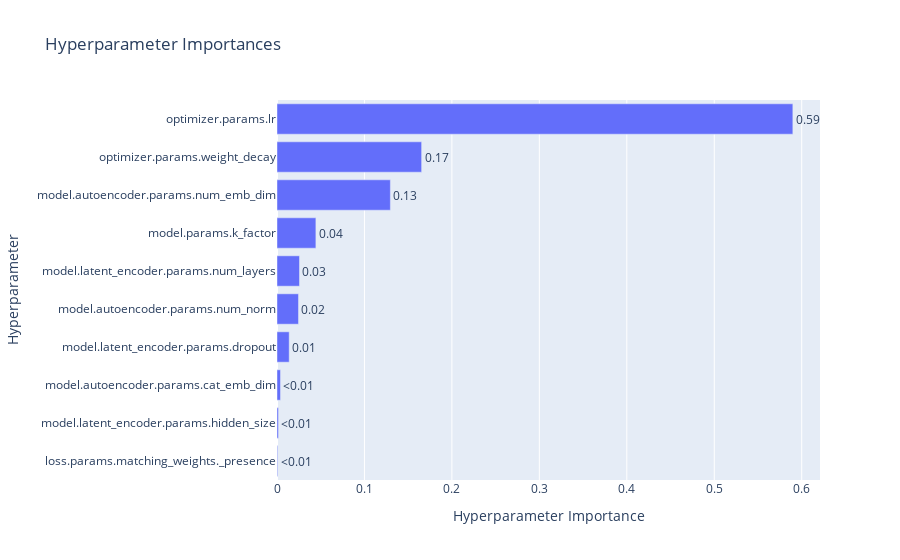

Here is the notebook cell this chart was saved with:
### Code cell
target = lambda t: (t.user_attrs["test_OTD overall_mean"])
target_name = "target"
fig = optuna.visualization.plot_param_importances(study, target=target, target_name=target_name)
print(fig._data[0]["x"][::-1])
print(fig._data[0]["y"][::-1])
take = 7
params = fig._data[0]["y"][-take:]
not_imp = list(set([col.replace("params_", "") for col in col_params]) - set(params) - {"duration", "value", "system_attrs_fixed_params"})
fig

### Figure 1 — Plotly figure (JSON) as saved in the notebook; plotly's stock layout.template omitted (floating-point values rounded to 4 significant figures)
{"data": [{"cliponaxis": false, "hovertemplate": ["loss.params.matching_weights._presence (FloatDistribution): 0.0007671407465527272<extra></extra>", "model.latent_encoder.params.hidden_size (IntDistribution): 0.0016673888528389604<extra></extra>", "model.autoencoder.params.cat_emb_dim (IntDistribution): 0.003978982610401779<extra></extra>", "model.latent_encoder.params.dropout (FloatDistribution): 0.013944047213503652<extra></extra>", "model.autoencoder.params.num_norm (CategoricalDistribution): 0.024558496166869344<extra></extra>", "model.latent_encoder.params.num_layers (IntDistribution): 0.025722607503003078<extra></extra>", "model.params.k_factor (FloatDistribution): 0.04447632621437558<extra></extra>", "model.autoencoder.params.num_emb_dim (IntDistribution): 0.1296331387829132<extra></extra>", "optimizer.params.weight_decay (FloatDistribution): 0.16537854782255595<extra></extra>", "optimizer.params.lr (FloatDistribution): 0.5898733240869858<extra></extra>"], "name": "target", "orientation": "h", "text": ["<0.01", "<0.01", "<0.01", "0.01", "0.02", "0.03", "0.04", "0.13", "0.17", "0.59"], "textposition": "outside", "type": "bar", "x": [0.0007671, 0.001667, 0.003979, 0.01394, 0.02456, 0.02572, 0.04448, 0.1296, 0.1654, 0.5899], "y": ["loss.params.matching_weights._presence", "model.latent_encoder.params.hidden_size", "model.autoencoder.params.cat_emb_dim", "model.latent_encoder.params.dropout", "model.autoencoder.params.num_norm", "model.latent_encoder.params.num_layers", "model.params.k_factor", "model.autoencoder.params.num_emb_dim", "optimizer.params.weight_decay", "optimizer.params.lr"]}], "layout": {"title": {"text": "Hyperparameter Importances"}, "xaxis": {"title": {"text": "Hyperparameter Importance"}}, "yaxis": {"title": {"text": "Hyperparameter"}}}}
